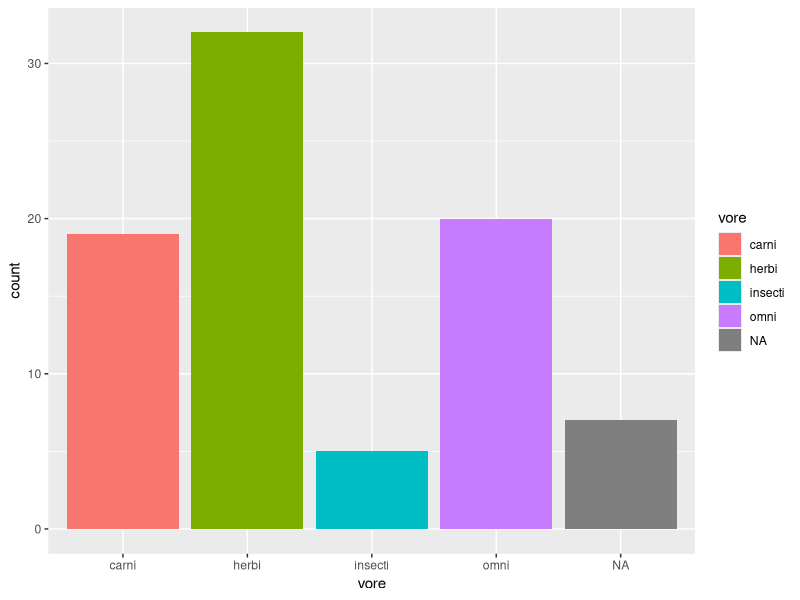
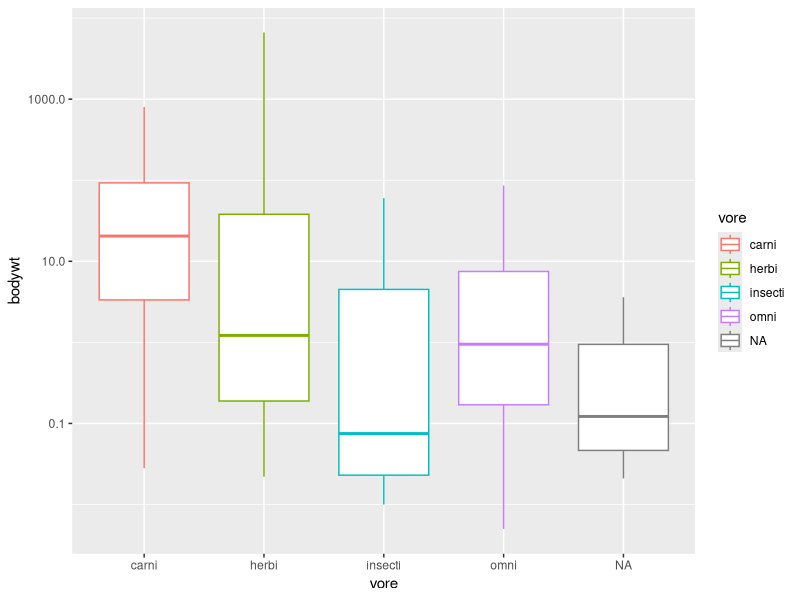
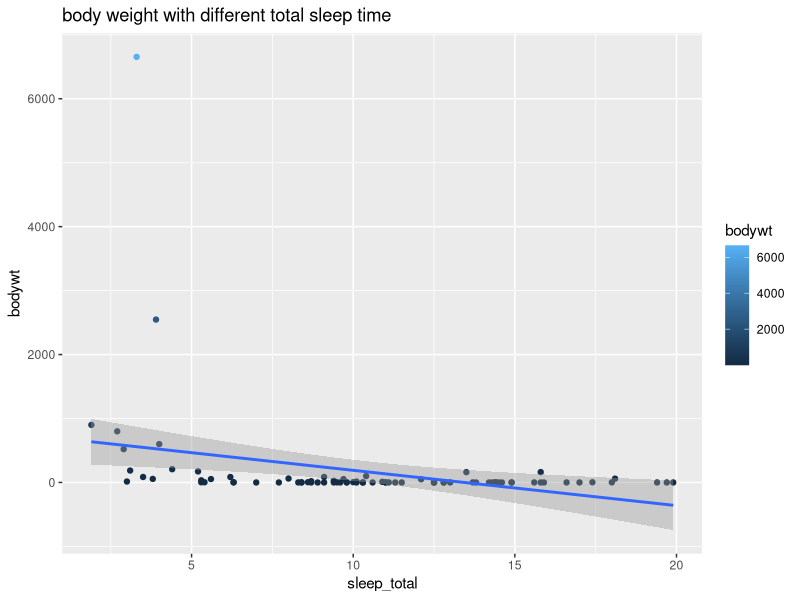
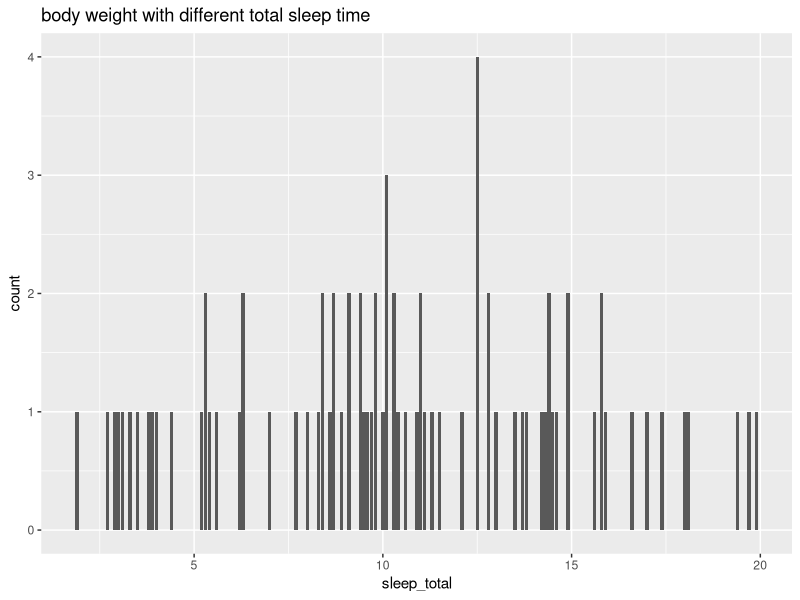
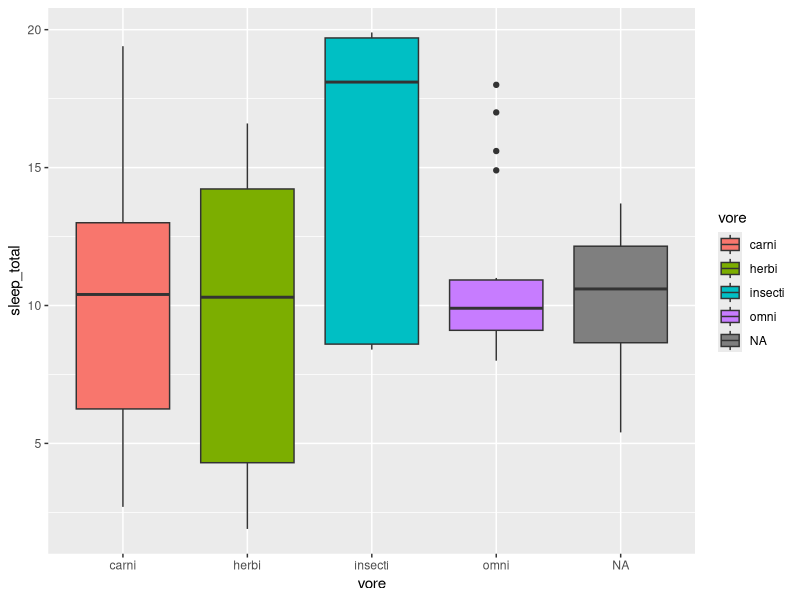
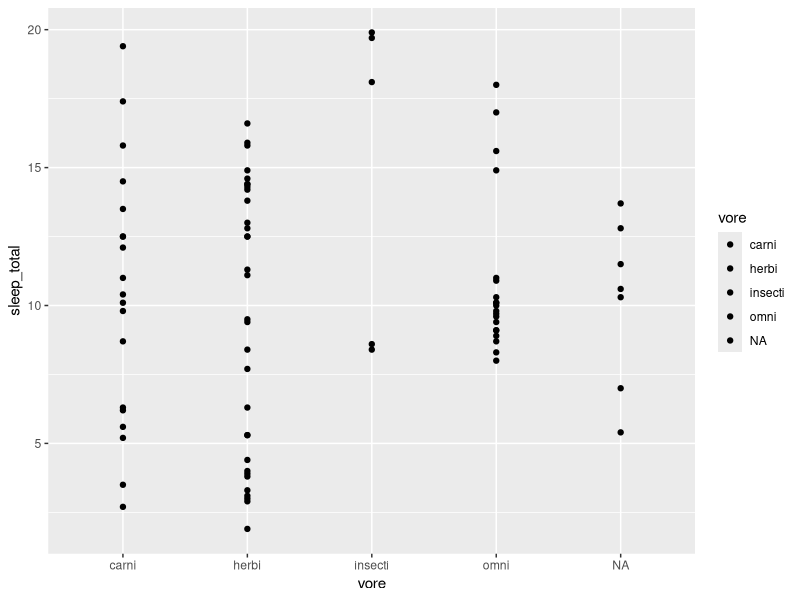
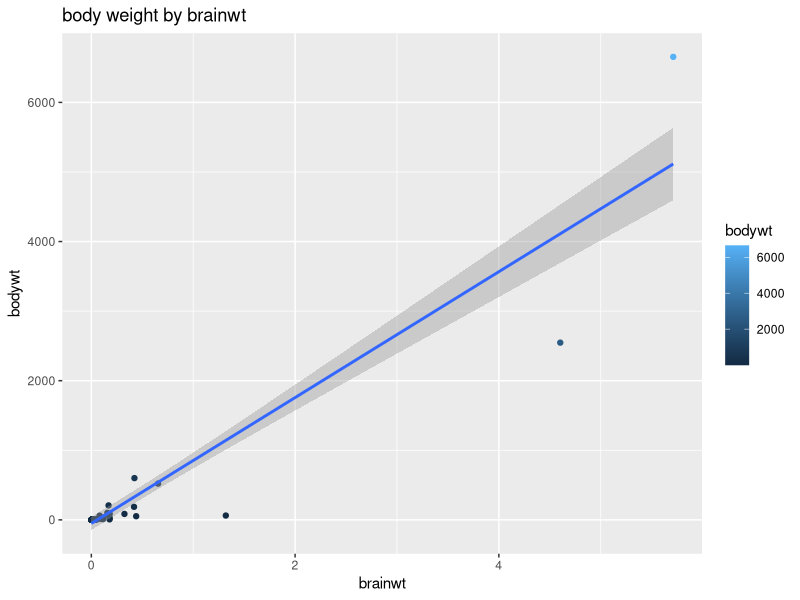
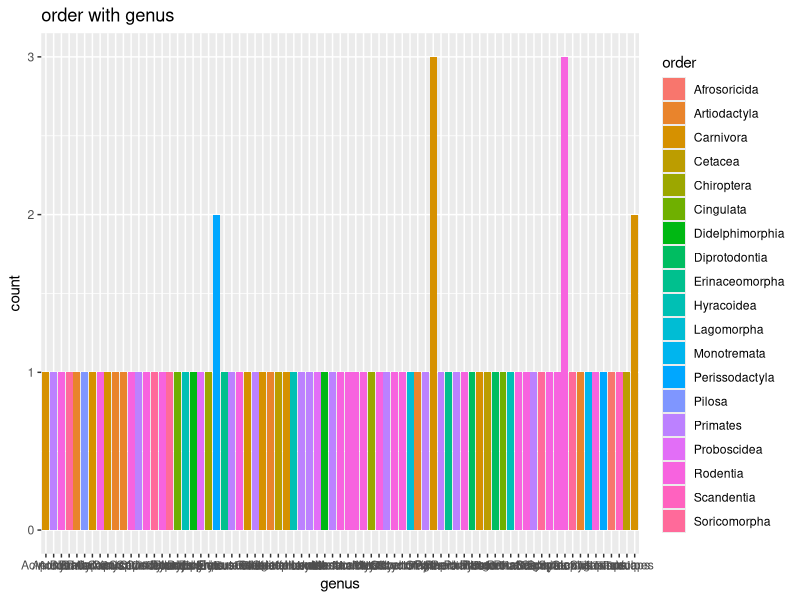

R code for these plots, in order:
## ---- chunk 1
library("tidyverse")
options(scipen = 999) #disable scientific notation
## ---- chunk 2
glimpse(msleep)
## ---- chunk 3
?msleep
## ---- chunk 4
msleep <- msleep
## ---- chunk 5
names(msleep)
summary(msleep)
## ---- chunk 6
str(msleep)
## ---- chunk 7
names(msleep)
## ---- chunk 8
?msleep
## ---- chunk 9
ggplot(data=msleep,
       mapping=aes(x=vore))+
  geom_bar(mapping=aes(fill= vore)) #herbi is the most represented
## ---- chunk 10
summary(msleep$sleep_total)
## ---- chunk 11
##Average length of time that mammals sleeps is 10.43,based on the mean of sleep_total.
## ---- chunk 12
summary(msleep$bodywt)
## ---- chunk 13
names(msleep)
## ---- chunk 14
ggplot(data=msleep,
       mapping = aes(x=vore,y=bodywt))+
  geom_boxplot(mapping = aes(color = vore))+
  scale_y_log10()
## ---- chunk 15
ggplot(data=msleep,
       mapping = aes(x=sleep_total,y=bodywt,color=bodywt))+
  geom_point()+
  geom_smooth(method=lm,se=T,na.rm=T)+
  labs(title = "body weight with different total sleep time")
## ---- chunk 16
ggplot(data=msleep,
       mapping = aes(x=sleep_total))+
  geom_bar(mapping = aes(color = msleep$bodywt),position="dodge")+
  labs(title = "body weight with different total sleep time")
## ---- chunk 17
ggplot(data=msleep,
       mapping=aes(x=vore,y=sleep_total))+
  geom_boxplot(mapping=aes(fill= vore))
## ---- chunk 18
ggplot(data=msleep,
       mapping=aes(x=vore,y=sleep_total))+
  geom_point(mapping=aes(fill= vore))
## ---- chunk 19
#Based on the charts,insecti tend to sleep the most.
## ---- chunk 20
names(msleep)
## ---- chunk 21
ggplot(data=msleep,
       mapping = aes(x=brainwt,y=bodywt,color=bodywt))+
  geom_point()+
  geom_smooth(method=lm,se=T,na.rm=T)+
  labs(title = "body weight by brainwt")
## ---- chunk 22
names(msleep)
## ---- chunk 23
ggplot(data=msleep,
       mapping = aes(x=genus),na.rm=T)+
  geom_bar(mapping = aes(fill=order),position="dodge",na.rm=T)+
  labs(title = "order with genus")
